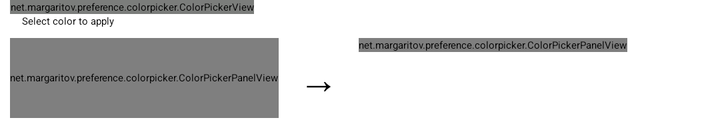
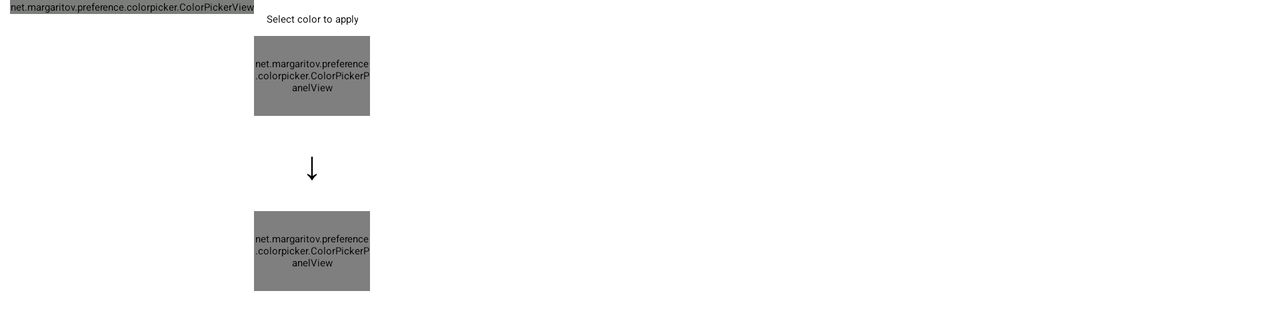

An Android layout and its configuration variant, each rendered on a device that would load it. The default file and the variant file are quoted in full after the pictures.
<!-- AndroidManifest.xml: application theme AppDarkTheme -->
<!-- res/layout/dialog_color_picker.xml -->
<?xml version="1.0" encoding="utf-8"?>
<LinearLayout
    android:orientation="vertical"
    android:paddingLeft="5.0dip"
    android:paddingRight="5.0dip"
    android:layout_width="wrap_content"
    android:layout_height="wrap_content"
    xmlns:android="http://schemas.android.com/apk/res/android">
    <net.margaritov.preference.colorpicker.ColorPickerView
        android:id="@id/color_picker_view"
        android:tag="portrait"
        android:layout_width="wrap_content"
        android:layout_height="wrap_content"
        android:layerType="software" />
    <LinearLayout
        android:id="@id/text_hex_wrapper"
        android:layout_width="fill_parent"
        android:layout_height="wrap_content"
        android:layout_marginLeft="6.0dip"
        android:layout_marginRight="6.0dip"
        android:layout_marginBottom="5.0dip">
        <TextView
            android:textAppearance="?android:textAppearanceSmall"
            android:gravity="left"
            android:layout_width="wrap_content"
            android:layout_height="wrap_content"
            android:text="@string/apply_color" />
        <EditText
            android:id="@id/hex_val"
            android:visibility="gone"
            android:layout_width="0.0dip"
            android:layout_height="wrap_content"
            android:hint="HEX"
            android:singleLine="true"
            android:maxLength="7"
            android:layout_weight="1.0"
            android:inputType="textCapCharacters"
            android:imeOptions="actionDone" />
    </LinearLayout>
    <LinearLayout
        android:orientation="horizontal"
        android:layout_width="wrap_content"
        android:layout_height="40.0dip"
        android:layout_marginBottom="10.0dip">
        <net.margaritov.preference.colorpicker.ColorPickerPanelView
            android:id="@id/old_color_panel"
            android:layout_width="0.0px"
            android:layout_height="fill_parent"
            android:layout_weight="0.5" />
        <TextView
            android:textSize="20.0sp"
            android:gravity="center"
            android:layout_width="wrap_content"
            android:layout_height="fill_parent"
            android:layout_marginLeft="10.0dip"
            android:layout_marginRight="10.0dip"
            android:text="→" />
        <net.margaritov.preference.colorpicker.ColorPickerPanelView
            android:id="@id/new_color_panel"
            android:layout_width="0.0px"
            android:layout_height="wrap_content"
            android:layout_weight="0.5" />
    </LinearLayout>
</LinearLayout>
<!-- resources referenced by this layout -->
<resources>
  <string name="apply_color">Select color to apply</string>
</resources>
<!-- res/layout-land/dialog_color_picker.xml (the repository's variant of the layout above) -->
<!-- drawn on the phone turned sideways -->
<?xml version="1.0" encoding="utf-8"?>
<LinearLayout
    android:orientation="horizontal"
    android:paddingLeft="5.0dip"
    android:paddingRight="5.0dip"
    android:layout_width="wrap_content"
    android:layout_height="wrap_content"
    xmlns:android="http://schemas.android.com/apk/res/android">
    <net.margaritov.preference.colorpicker.ColorPickerView
        android:id="@id/color_picker_view"
        android:tag="landscape"
        android:layout_width="wrap_content"
        android:layout_height="wrap_content"
        android:layerType="software" />
    <LinearLayout
        android:orientation="vertical"
        android:layout_width="wrap_content"
        android:layout_height="wrap_content"
        android:layout_marginBottom="10.0dip">
        <EditText
            android:id="@id/hex_val"
            android:visibility="gone"
            android:layout_width="fill_parent"
            android:layout_height="wrap_content"
            android:hint="HEX"
            android:singleLine="true"
            android:maxLength="7"
            android:inputType="textCapCharacters"
            android:imeOptions="actionDone" />
        <TextView
            android:textAppearance="?android:textAppearanceSmall"
            android:gravity="center"
            android:layout_width="wrap_content"
            android:layout_height="wrap_content"
            android:layout_marginLeft="6.0dip"
            android:layout_marginTop="6.0dip"
            android:layout_marginRight="6.0dip"
            android:layout_marginBottom="5.0dip"
            android:text="@string/color_pick" />
        <net.margaritov.preference.colorpicker.ColorPickerPanelView
            android:id="@id/old_color_panel"
            android:layout_width="fill_parent"
            android:layout_height="40.0dip"
            android:layout_weight="0.5" />
        <TextView
            android:textSize="20.0sp"
            android:gravity="center"
            android:layout_width="fill_parent"
            android:layout_height="wrap_content"
            android:layout_marginTop="10.0dip"
            android:layout_marginBottom="10.0dip"
            android:text="↓" />
        <net.margaritov.preference.colorpicker.ColorPickerPanelView
            android:id="@id/new_color_panel"
            android:layout_width="fill_parent"
            android:layout_height="40.0dip"
            android:layout_weight="0.5" />
    </LinearLayout>
</LinearLayout>
<!-- resources referenced by the variant -->
<!-- as the phone turned sideways resolves them -->
<resources>
  <string name="color_pick">Select color to apply</string>
</resources>
